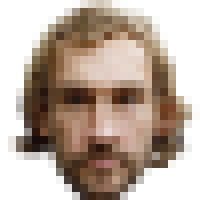
#> input picture punto_2/imagen.png, 25 x 25 px, found by its file name (shown 8 times larger)
$ python SantiagoPintoS7C2.py
#> lines starting #> are read from the running program, lines starting #| are printed output that depends on the picture

import numpy as np
import matplotlib.pyplot as plt


#codigo para la transformada de fourier.
N=128 #numero de puntos
f=200.0 #frecuencia en Hz
dt=1.0/(f*32.0)
t = np.linspace( 0.0, (N-1)*dt, N)
y = np.cos(2 * np.pi * f * t) - 0.4 * np.sin(2 * np.pi * (2*f) * t )
furier=[]
frecuencias=[]
ts=np.linspace(0.0,N-1,N)

def func(y):

	for i in range(N):
		suma=0
		c= ((1j)*(-2.0)*(np.pi)*(ts)*(float(i)/(N)))
		suma = np.sum((y*(np.exp(c))))
		furier.append((suma))

		#recuperar la frecuencia
		if (i<N/2):
			frecuencias.append((float(i)/N*32*200))
		if (i>=N/2):
			frecuencias.append((float(i)/N*32*200)-(32*200))
	return np.array(furier)

fr= frecuencias
f = (func(y)/N)
#plt.plot(fr,abs(f))
#plt.show()


#importa la imagen y la pasa a blanco y negro
from PIL import Image
def black_and_white():
   image = Image.open("imagen.png")
#> image is the input picture: PIL image 25x25 RGBA; mean R, G, B, A 97.9, 79.7, 65.1, 152.4
   bw = image.convert('L')
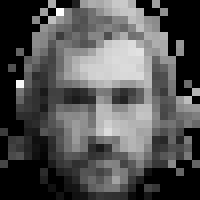
#> bw: PIL image 25x25 L (shown 8 times larger); min 0, max 255, mean 83.5
   bw.save("imagenbw.png")

#importa la imagen en blanco y negro
black_and_white()
imagen=plt.imread("imagenbw.png") #variable que guardala imagen en blanco y nego
#> imagen: shape (25, 25) float32; min 0, max 1, mean 0.327


#codigo para la transformada en dos dimesiones.
def transformada(imagen):
	#aplica la transformada
	M=(np.shape(imagen)[0])
	N=(np.shape(imagen)[1])
	n=np.linspace(0.0,N-1,N)
	m=np.linspace(0.0,M-1,M)
	Mat=np.zeros((M,N), dtype= complex)
	for k in range(M):
		for l in range(N):
			suma=0
			e=1j*-2.0*np.pi
			c= e*(n*(float(k)/N))+(m*(float(l)/M))
			suma=np.sum((imagen[k,:]*(np.exp(c))))
			print (suma)
			Mat[k,l]=(suma)
	return (Mat)

#TRANSFORMADA INVERSA
def transformadai(F):
	#aplica la transformada inversa
	M=(np.shape(F)[0])
	N=(np.shape(F)[1])
	n=np.linspace(0.0,N-1,N)
	m=np.linspace(0.0,M-1,M)
	Mat=np.zeros((M,N), dtype= float)
	for k in range(M):
		for l in range(N):
			suma=0
			e=1j*2.0*np.pi
			c= e*(n*(float(k)/N))+(m*(float(l)/M))
			suma=np.sum((F[k,:]*(np.exp(c))))
			Mat[k,l]=(suma)
	return (Mat)

from scipy import fftpack
#a= (transformada(imagen))
fft=fftpack.fft2(imagen,axes=(0,1))
#print (fft)
# (a)
#b= (transformadai(a))
#plt.figure()
#plt.imshow(b, cmap="gray")
#plt.show()

#transformada fft


# TEST
# Recreate input image from 2D DFT results to compare to input image
#> (the run stopped early here; a loop or call above may not have finished)
